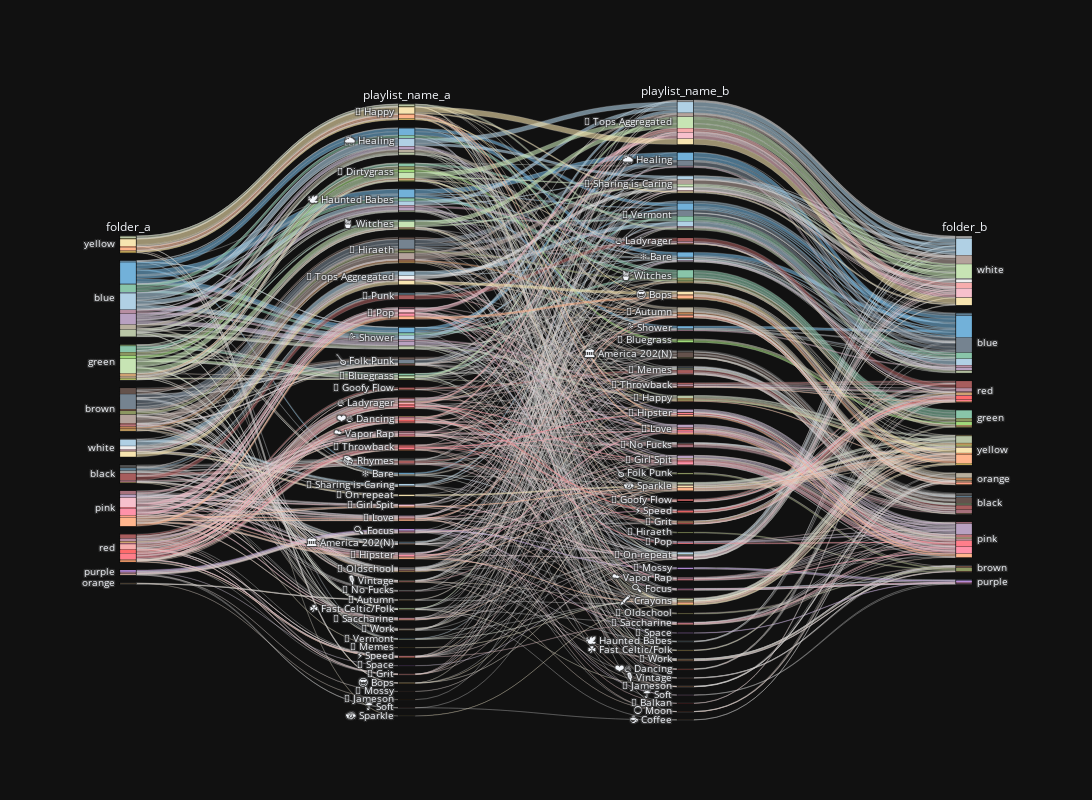

The notebook cell this image was saved under:
### Code cell
# Plot sankey
f.plot_thresholded_parcats(df=df, show_folders=True).show()

### Figure 1 — Plotly figure (JSON) as saved in the notebook; plotly's stock layout.template omitted (floating-point values rounded to 4 significant figures; data arrays with more than 128 entries replaced by an {"elided": "..."} marker saying what was removed)
{"data": [{"counts": {"elided": "469 int values"}, "dimensions": [{"label": "folder_a", "values": {"elided": "469 str values"}}, {"label": "playlist_name_a", "values": {"elided": "469 str values"}}, {"label": "playlist_name_b", "values": {"elided": "469 str values"}}, {"label": "folder_b", "values": {"elided": "469 str values"}}], "line": {"color": {"elided": "469 str values"}, "shape": "hspline"}, "type": "parcats"}], "layout": {"height": 800, "width": 1200}}
